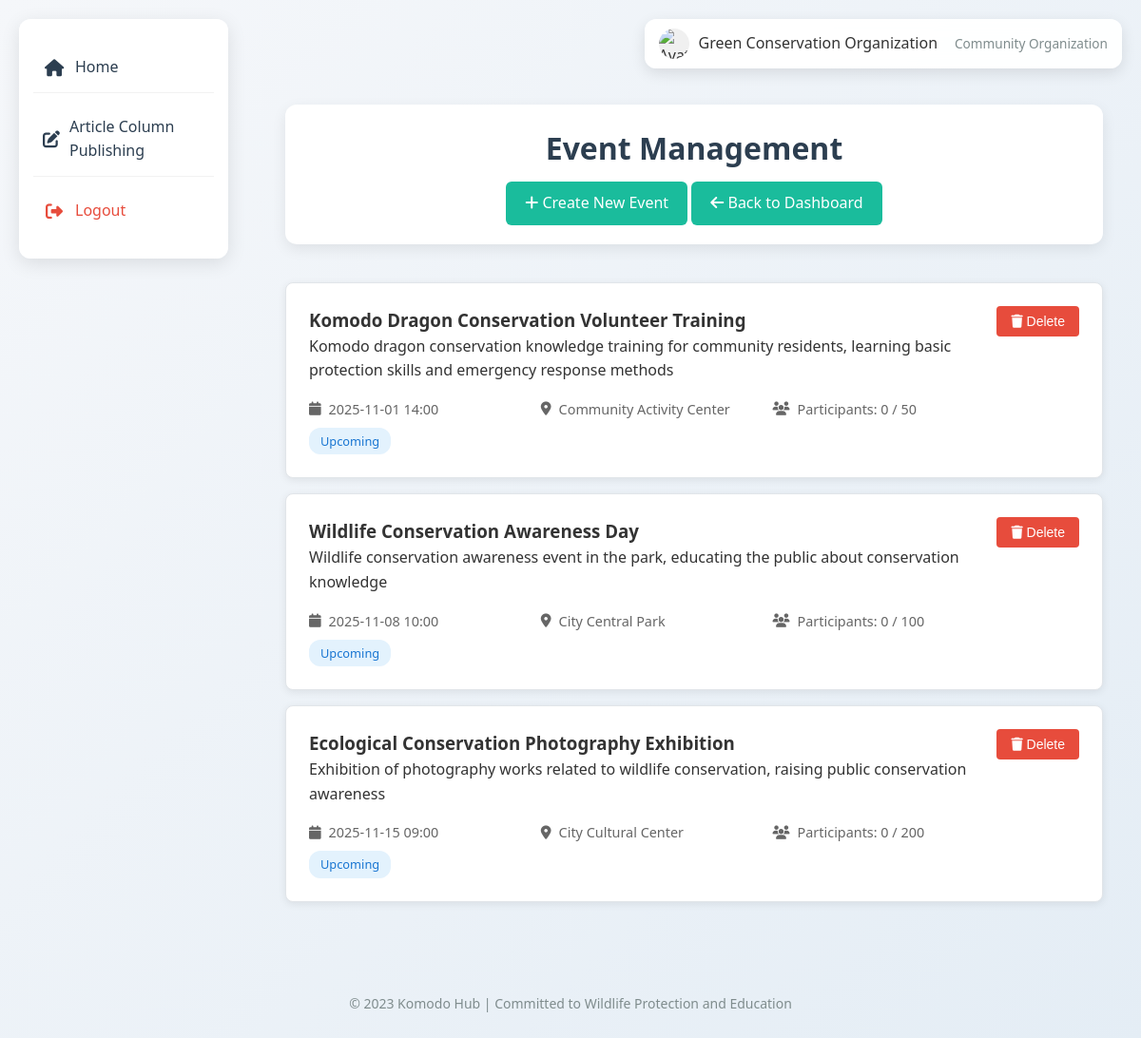
/community/events (signed in), run on the app's committed database.
### tables this page shows
CREATE TABLE events (
        id INTEGER PRIMARY KEY AUTOINCREMENT,
        title TEXT NOT NULL,
        description TEXT NOT NULL,
        organizer_id INTEGER NOT NULL,
        event_date DATE NOT NULL,
        event_time TIME,
        location TEXT,
        max_participants INTEGER,
        current_participants INTEGER DEFAULT 0,
        created_at TIMESTAMP DEFAULT CURRENT_TIMESTAMP,
        updated_at TIMESTAMP DEFAULT CURRENT_TIMESTAMP,
        status TEXT DEFAULT 'upcoming',  -- upcoming, ongoing, completed, cancelled
        FOREIGN KEY (organizer_id) REFERENCES users (id)
    );

### routes/community.py (the view)
@community_bp.route('/events')
def manage_events():
    if 'role' in session and session['role'] == 'community_org':
        events = get_community_events(session['user_id'])
        return render_template(
            'pages/community/manage_events.html',
            username=session['username'],
            events=events
        )
    return redirect(url_for('auth.login'))

### database/models.py (called while the page is built)
def get_db_connection():
    conn = sqlite3.connect(current_app.config['DATABASE'])
    conn.row_factory = sqlite3.Row
    return conn

def get_community_events(organizer_id):
    try:
        conn = get_db_connection()
        cursor = conn.cursor()
        cursor.execute('''
        SELECT e.*, COUNT(ep.id) as participant_count
        FROM events e
        LEFT JOIN event_participants ep ON e.id = ep.event_id
        WHERE e.organizer_id = ?
        GROUP BY e.id
        ORDER BY e.event_date, e.event_time
        ''', (organizer_id,))
        events = cursor.fetchall()
        conn.close()
        return events
    except Exception as e:
        print(f"Error fetching community events: {e}")
        return []

### templates/pages/community/manage_events.html (shortened to what this page needs)
{% extends 'base/base.html' %}
{% block extra_css %}
<link rel="stylesheet" href="{{ url_for('static', filename='css/manage_events.css') }}">
{% endblock %}
{% block content %}
<div class="dashboard-container">
    <div class="dashboard-header">
        <h1>Event Management</h1>
        <div class="header-actions">
            <a href="{{ url_for('community.create_event_route') }}" class="btn btn-primary">
                <i class="fas fa-plus"></i> Create New Event
            </a>
            <a href="{{ url_for('community.dashboard') }}" class="btn btn-secondary">
                <i class="fas fa-arrow-left"></i> Back to Dashboard
            </a>
        </div>
    </div>
    <div class="events-management">
        {% if events %}
        <div class="events-list">
            {% for event in events %}
            <div class="event-card management-card">
                <div class="event-content">
                    <h3>{{ event.title }}</h3>
                    <p class="event-description">{{ event.description }}</p>
                    <div class="event-details">
                        <div class="event-date">
                            <i class="fas fa-calendar"></i>
                            {{ event.event_date }}
                            {% if event.event_time %}
                            {{ event.event_time }}
                            {% endif %}
                        </div>
                        {% if event.location %}
                        <div class="event-location">
                            <i class="fas fa-map-marker-alt"></i>
                            {{ event.location }}
                        </div>
                        {% endif %}
                        <div class="event-participants">
                            <i class="fas fa-users"></i>
                            Participants: {{ event.participant_count or 0 }}
                            {% if event.max_participants %}
                            / {{ event.max_participants }}
                            {% endif %}
                        </div>
                        <div class="event-status">
                            <span class="status-badge status-{{ event.status }}">
                                {% if event.status == 'upcoming' %}Upcoming
                                {% elif event.status == 'ongoing' %}Ongoing
                                {% elif event.status == 'completed' %}Completed
                                {% elif event.status == 'cancelled' %}Cancelled
                                {% else %}{{ event.status }}{% endif %}
                            </span>
                        </div>
                    </div>
                </div>
                <div class="event-actions">
                    <form action="{{ url_for('community.delete_event_route', event_id=event.id) }}"
                          method="post"
                          class="delete-form"
                          onsubmit="return confirm('Are you sure you want to delete this event?')">
                        <button type="submit" class="btn btn-danger btn-sm">
                            <i class="fas fa-trash"></i> Delete
                        </button>
                    </form>
                </div>
            </div>
            {% endfor %}
        </div>
        {% endif %}
    </div>
</div>
{% endblock %}

### static/css/main.css (style rules this page uses)
* { box-sizing: border-box; margin: 0; padding: 0; }
body { font-family: 'Segoe UI', Tahoma, Geneva, Verdana, sans-serif; background: linear-gradient(135deg, #f5f7fa 0%, #e4edf5 100%); color: #333; line-height: 1.6; min-height: 100vh; padding: 20px; }
.dashboard-container { max-width: 1200px; margin: 0 auto; }
.dashboard-header { text-align: center; margin-bottom: 40px; padding: 20px; background: white; border-radius: 12px; box-shadow: 0 5px 15px rgba(0, 0, 0, 0.08); }
.dashboard-header h1 { color: #2c3e50; margin-bottom: 10px; }
.btn { display: inline-block; padding: 10px 20px; background: #1abc9c; color: white; text-decoration: none; border-radius: 6px; font-weight: 500; transition: background 0.3s ease; }
.btn-primary { background: #1abc9c; }
.btn-danger { background: #e74c3c; color: white; border: none; padding: 8px 15px; border-radius: 4px; cursor: pointer; font-size: 14px; }

### static/css/manage_events.css (style rules this page uses)
.management-card { display: flex; justify-content: space-between; align-items: flex-start; padding: 1.5rem; border: 1px solid #e1e5e9; border-radius: 8px; margin-bottom: 1rem; background: white; transition: all 0.3s ease; box-shadow: 0 2px 8px rgba(0, 0, 0, 0.08); cursor: pointer; position: relative; overflow: hidden; }
.management-card::before { content: ''; position: absolute; top: 0; left: -100%; width: 100%; height: 100%; background: linear-gradient(90deg, transparent, rgba(74, 144, 226, 0.05), transparent); transition: left 0.6s ease; }
.event-content { flex: 1; transform: translateZ(0); }
.event-details { display: grid; grid-template-columns: repeat(auto-fit, minmax(200px, 1fr)); gap: 0.5rem; margin-top: 1rem; font-size: 0.9rem; color: #666; }
.event-details > div { display: flex; align-items: center; gap: 0.5rem; }
.event-details i { transition: color 0.3s ease; }
.status-badge { padding: 0.25rem 0.75rem; border-radius: 12px; font-size: 0.8rem; font-weight: 500; transition: all 0.3s ease; }
.status-upcoming { background: #e3f2fd; color: #1976d2; }
.event-actions { display: flex; gap: 0.5rem; transform: translateZ(0); }
.delete-form button { transition: all 0.2s ease; }

### data on the page
events: title "Komodo Dragon Conservation Volunteer Training", description "Komodo dragon conservation knowledge training for community residents, learning basic protection skills and emergency response methods", event_date "2025-11-01", event_time "14:00", location "Community Activity Center", current_participants "0", max_participants "50", status "Upcoming"
events: title "Wildlife Conservation Awareness Day", description "Wildlife conservation awareness event in the park, educating the public about conservation knowledge", event_date "2025-11-08", event_time "10:00", location "City Central Park", current_participants "0", max_participants "100", status "Upcoming"
events: title "Ecological Conservation Photography Exhibition", description "Exhibition of photography works related to wildlife conservation, raising public conservation awareness", event_date "2025-11-15", event_time "09:00", location "City Cultural Center", current_participants "0", max_participants "200", status "Upcoming"

### other printed values
{{ session.full_name or session.username }} "Green Conservation Organization"
